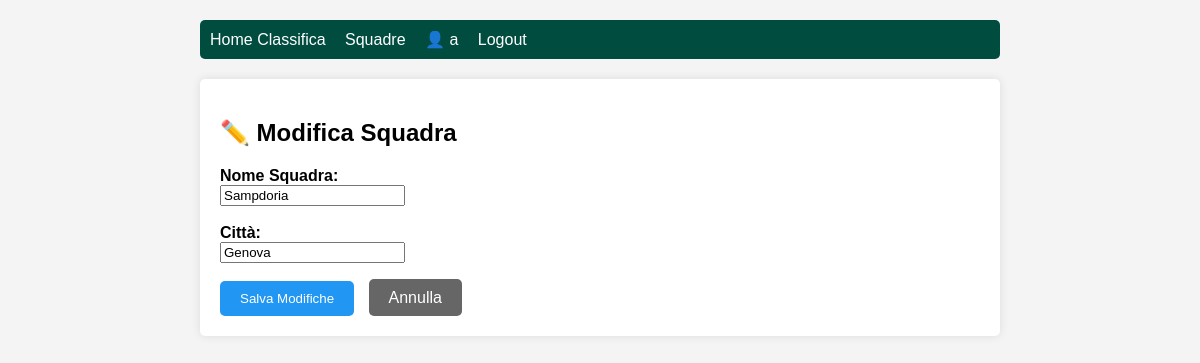
Page /squadre/4/modifica (signed in) on the committed database.
### tables this page shows
CREATE TABLE user (
  id INTEGER PRIMARY KEY AUTOINCREMENT,
  username TEXT UNIQUE NOT NULL,
  password TEXT NOT NULL
);

CREATE TABLE team (
  id INTEGER PRIMARY KEY AUTOINCREMENT,
  name TEXT NOT NULL,
  city TEXT NOT NULL,
  created_by INTEGER NOT NULL,
  campionato_id INTEGER NOT NULL,
  FOREIGN KEY (created_by) REFERENCES user (id),
  FOREIGN KEY (campionato_id) REFERENCES campionato (id),
  UNIQUE(name, campionato_id)
);

### app/blueprints/main.py (the view)
@bp.route('/squadre/<int:team_id>/modifica', methods=('GET', 'POST'))
def edit_team(team_id):
    if g.user is None:
        return redirect(url_for('auth.login'))
    team = team_repository.get_team_by_id(team_id)
    if team is None:
        flash("Squadra non trovata!")
        return redirect(url_for('main.teams'))
    if team['created_by'] != g.user['id']:
        flash("Non puoi modificare una squadra creata da un altro utente!")
        return redirect(url_for('main.teams'))
    if request.method == 'POST':
        name = request.form['name']
        city = request.form['city']
        team_repository.update_team(team_id, name, city)
        flash("Squadra modificata con successo!")
        return redirect(url_for('main.teams'))
    return render_template('edit_team.html', team=team)

### app/blueprints/auth.py (called while the page is built)
@bp.before_app_request
def load_logged_in_user():
    user_id = session.get('user_id')
    g.user = user_repository.get_user_by_id(user_id) if user_id else None

### app/db.py (called while the page is built)
def get_db():
    if 'db' not in g:
        g.db = sqlite3.connect(current_app.config['DATABASE'])
        g.db.row_factory = sqlite3.Row
    return g.db

### app/repositories/team_repository.py (called while the page is built)
def get_team_by_id(team_id):
    return get_db().execute('SELECT * FROM team WHERE id = ?', (team_id,)).fetchone()

### app/repositories/user_repository.py (called while the page is built)
def get_user_by_id(user_id):
    return get_db().execute('SELECT * FROM user WHERE id = ?', (user_id,)).fetchone()

### app/templates/edit_team.html
{% extends 'base.html' %}
{% block content %}
    <h2>✏️ Modifica Squadra</h2>
    <form method="post">
        <label><strong>Nome Squadra:</strong></label><br>
        <input type="text" name="name" value="{{ team['name'] }}" required><br><br>
        <label><strong>Città:</strong></label><br>
        <input type="text" name="city" value="{{ team['city'] }}" required><br><br>
        <button type="submit" style="padding: 10px 20px; background-color: #2196F3; color: white; border: none; border-radius: 5px; cursor: pointer;">Salva Modifiche</button>
        <a href="{{ url_for('main.teams') }}" style="padding: 10px 20px; background-color: #666; color: white; text-decoration: none; border-radius: 5px; margin-left: 10px;">Annulla</a>
    </form>
{% endblock %}

### app/templates/base.html (shortened to what this page needs)
<!doctype html>
<html lang="it">
<head>
</head>
<body>
    <nav>
        <a href="{{ url_for('main.index') }}">Home Classifica</a>
        <a href="{{ url_for('main.teams') }}">Squadre</a>
        {% if g.user %}
            <span>👤 {{ g.user['username'] }}</span>
            <a href="{{ url_for('auth.logout') }}">Logout</a>
        {% else %}
            <a href="{{ url_for('auth.login') }}">Login</a>
            <a href="{{ url_for('auth.register') }}">Registrati</a>
        {% endif %}
    </nav>
    <div class="container">
        {% block content %}{% endblock %}
    </div>
</body>
</html>

### app/templates/base.html (style rules this page uses)
body { font-family: sans-serif; max-width: 800px; margin: 0 auto; padding: 20px; background: #f4f4f4; }
nav { background: #004d40; padding: 10px; border-radius: 5px; margin-bottom: 20px; }
nav a, nav span { color: white; text-decoration: none; margin-right: 15px; }
.container { background: white; padding: 20px; border-radius: 5px; box-shadow: 0 0 10px rgba(0,0,0,0.1); }

### rows in the picture
user: user.username "a"
team: name "Sampdoria", city "Genova"
